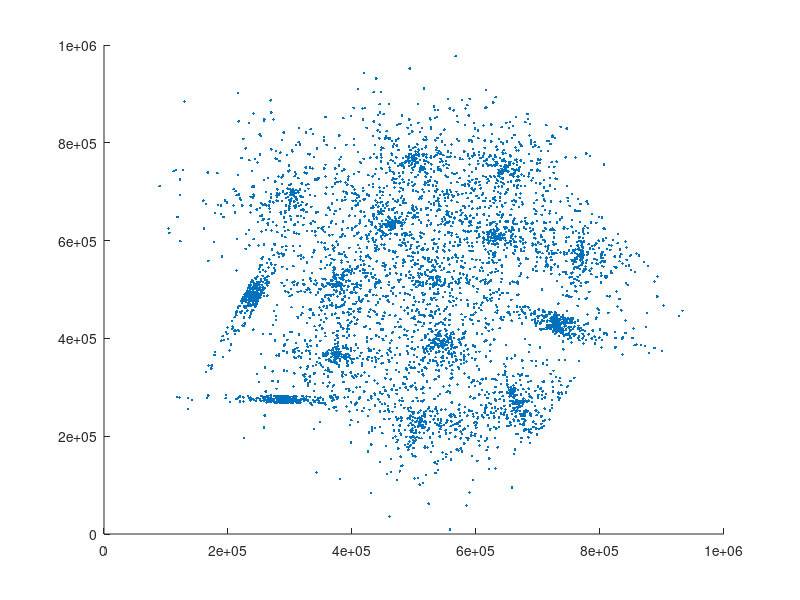

This figure's MATLAB source: (Note: this script raises an error after producing the figure.)
% Description: 
% Visualize the data transformation results
clear, clc, close all;
addpath('../../toolbox/preprocess');
addpath('../../benchmark_data/O-sets/');
addpath('../../benchmark_data/Sim-sets/');
addpath('../../benchmark_data/S-sets/');
load('S4');
figure;
scatter(X(:,1),X(:,2),'.k');
[Xmapped, kp] = datasetmap(X);
figure;
hold on;
set(gca,'xtick',[]);
set(gca,'ytick',[]);
axis square;
box on;
scatter(Xmapped(:,1),Xmapped(:,2),'.k');
scatter(Xmapped(kp,1),Xmapped(kp,2),'ro','filled');
